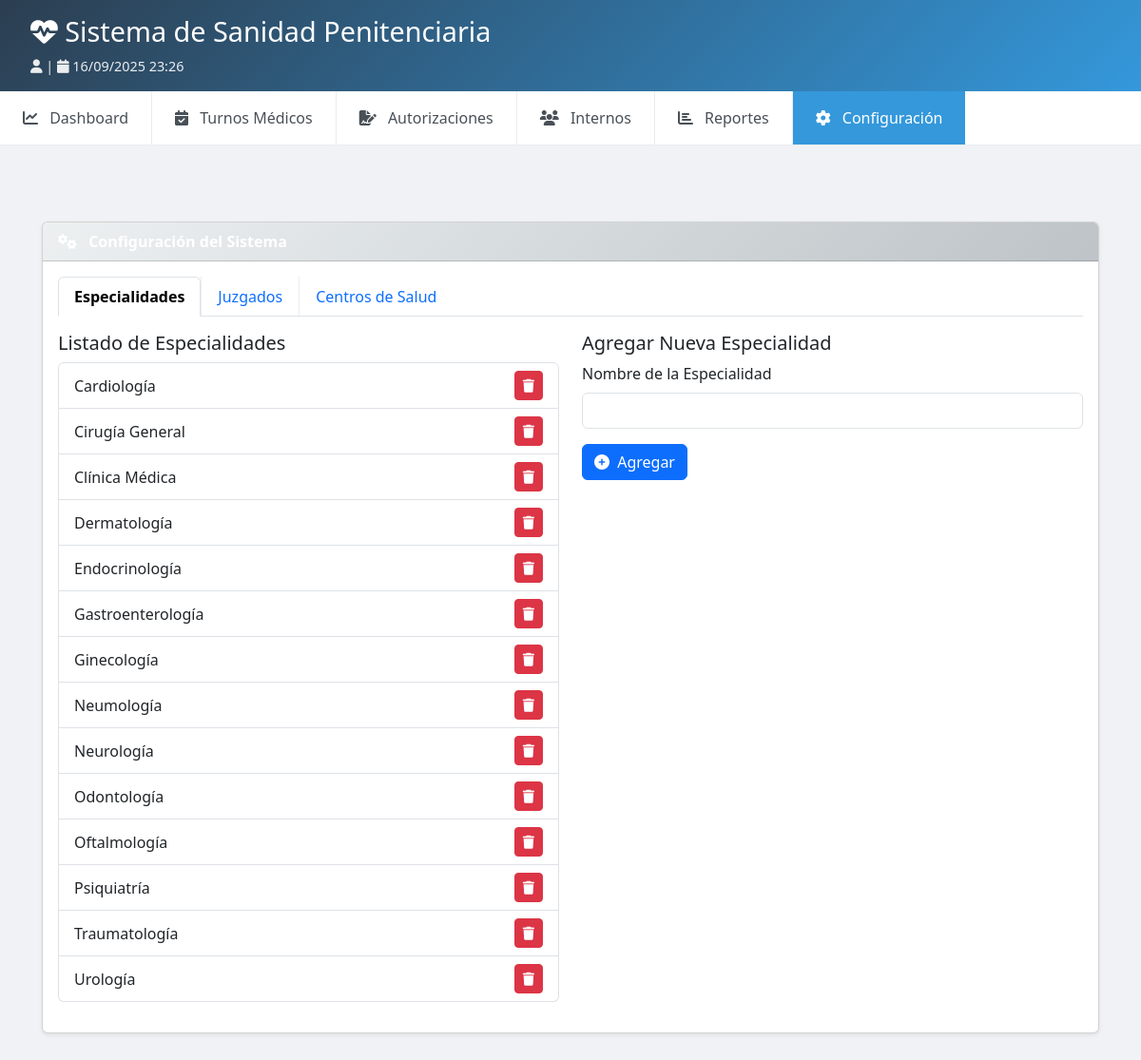
The page /?action=configuracion (signed in) on the database its author committed.
### tables this page shows
CREATE TABLE `especialidades` (
  `id` int(11) NOT NULL,
  `nombre` varchar(100) NOT NULL,
  `descripcion` text DEFAULT NULL,
  `requiere_estudios_previos` tinyint(1) DEFAULT 0,
  `estudios_requeridos` text DEFAULT NULL,
  `activo` tinyint(1) DEFAULT 1,
  `created_at` timestamp NOT NULL DEFAULT current_timestamp()
);

### controllers/ConfiguracionControllerSPP.php (called while the page is built, shortened)
<?php
require_once 'models/ConfiguracionSPP.php';
require_once 'config/database.php';
class ConfiguracionControllerSPP {
    private $configuracionModel;
    public function __construct() {
        $db = new Database();
        $this->configuracionModel = new ConfiguracionSPP($db);
    }
    public function getDatosConfiguracion() {
        try {
            $especialidades = $this->configuracionModel->getEspecialidades();
            $juzgados = $this->configuracionModel->getJuzgados();
            $centrosSalud = $this->configuracionModel->getCentrosSalud();
            return [
                'especialidades' => $especialidades,
                'juzgados' => $juzgados,
                'centros_salud' => $centrosSalud
            ];
        } catch (Exception $e) {
            error_log("Error al obtener datos de configuración: " . $e->getMessage());
            return [
                'especialidades' => [],
                'juzgados' => [],
                'centros_salud' => []
            ];
        }
    }
}

### config/database.php (called while the page is built, shortened)
<?php
class Database {
    private $host = 'localhost';
    private $dbname = 'spp';
    private $username = 'root';
    private $password = '';
    private $pdo;
    public function connect() {
        if ($this->pdo === null) {
            try {
                $dsn = "mysql:host={$this->host};dbname={$this->dbname};charset=utf8mb4";
                $this->pdo = new PDO($dsn, $this->username, $this->password);
                $this->pdo->setAttribute(PDO::ATTR_ERRMODE, PDO::ERRMODE_EXCEPTION);
                $this->pdo->setAttribute(PDO::ATTR_DEFAULT_FETCH_MODE, PDO::FETCH_ASSOC);
                $this->pdo->exec("SET time_zone = '-03:00'");
            } catch (PDOException $e) {
                error_log("Error de conexión a base de datos: " . $e->getMessage());
                die("Error de conexión: No se puede conectar a la base de datos");
            }
        }
        return $this->pdo;
    }
}

### models/ConfiguracionSPP.php (called while the page is built, shortened)
<?php
class ConfiguracionSPP {
    private $db;
    public function __construct($database) {
        $this->db = $database->connect();
    }
    public function getEspecialidades() {
        $sql = "SELECT * FROM especialidades ORDER BY nombre ASC";
        $stmt = $this->db->query($sql);
        return $stmt->fetchAll(PDO::FETCH_ASSOC);
    }
    public function getJuzgados() {
        $sql = "SELECT * FROM juzgado ORDER BY nombre ASC";
        $stmt = $this->db->query($sql);
        return $stmt->fetchAll(PDO::FETCH_ASSOC);
    }
    public function getCentrosSalud() {
        $sql = "SELECT * FROM centros_salud ORDER BY nombre ASC";
        $stmt = $this->db->query($sql);
        return $stmt->fetchAll(PDO::FETCH_ASSOC);
    }
}

### views/configuracion.php (the view, shortened to what this page needs)
<?php
require_once 'controllers/ConfiguracionControllerSPP.php';
$controller = new ConfiguracionControllerSPP();
$datos = $controller->getDatosConfiguracion();
$especialidades = $datos['especialidades'];
?>
<!DOCTYPE html>
<html lang="es">
<head>
    <link rel="stylesheet" href="https://cdn.jsdelivr.net/npm/bootstrap@5.3.0/dist/css/bootstrap.min.css">
    <link rel="stylesheet" href="https://cdnjs.cloudflare.com/ajax/libs/font-awesome/6.4.0/css/all.min.css">
</head>
<body>
    <div class="container my-5">
        <div class="card shadow-sm">
            <div class="card-header">
                <i class="fas fa-cogs me-2"></i>
                Configuración del Sistema
            </div>
            <div class="card-body">
                <ul class="nav nav-tabs" id="configTabs" role="tablist">
                    <li class="nav-item" role="presentation">
                        <button class="nav-link active" id="especialidades-tab" data-bs-toggle="tab" data-bs-target="#especialidades-pane" type="button" role="tab" aria-controls="especialidades-pane" aria-selected="true">Especialidades</button>
                    </li>
                    <li class="nav-item" role="presentation">
                        <button class="nav-link" id="juzgados-tab" data-bs-toggle="tab" data-bs-target="#juzgados-pane" type="button" role="tab" aria-controls="juzgados-pane" aria-selected="false">Juzgados</button>
                    </li>
                    <li class="nav-item" role="presentation">
                        <button class="nav-link" id="centros-tab" data-bs-toggle="tab" data-bs-target="#centros-pane" type="button" role="tab" aria-controls="centros-pane" aria-selected="false">Centros de Salud</button>
                    </li>
                </ul>
                <div class="tab-content pt-3" id="configTabsContent">
                    <div class="tab-pane fade show active" id="especialidades-pane" role="tabpanel" aria-labelledby="especialidades-tab" tabindex="0">
                        <div class="row">
                            <div class="col-md-6 mb-3">
                                <h5>Listado de Especialidades</h5>
                                <div class="list-group">
                                    <?php foreach ($especialidades as $e): ?>
                                        <div class="list-group-item d-flex justify-content-between align-items-center">
                                            <?= htmlspecialchars($e['nombre']) ?>
                                            <button class="btn btn-danger btn-sm" onclick="eliminar('especialidad', <?= $e['id'] ?>)"><i class="fas fa-trash"></i></button>
                                        </div>
                                    <?php endforeach; ?>
                                </div>
                            </div>
                            <div class="col-md-6 mb-3">
                                <h5>Agregar Nueva Especialidad</h5>
                                <form id="formEspecialidad">
                                    <div class="mb-3">
                                        <label for="nombreEspecialidad" class="form-label">Nombre de la Especialidad</label>
                                        <input type="text" class="form-control" id="nombreEspecialidad" name="nombre" required>
                                    </div>
                                    <button type="submit" class="btn btn-primary"><i class="fas fa-plus-circle me-1"></i> Agregar</button>
                                </form>
                            </div>
                        </div>
                    </div>
                </div>
            </div>
        </div>
    </div>
</body>
</html>

### index.php (style rules this page uses)
* { margin: 0; padding: 0; box-sizing: border-box; }
body { font-family: -apple-system, BlinkMacSystemFont, "Segoe UI", Roboto, sans-serif; background-color: #f8f9fa; line-height: 1.6; }
.nav { display: flex; list-style: none; margin: 0; padding: 0; }
.nav li { border-right: 1px solid #e9ecef; }
.nav li:last-child { border-right: none; }
.card { background: white; border-radius: 8px; box-shadow: 0 2px 15px rgba(0,0,0,0.08); margin-bottom: 1.5rem; overflow: hidden; }
.card-header { background: linear-gradient(135deg, #ecf0f1 0%, #bdc3c7 100%); padding: 1rem 1.5rem; border-bottom: 1px solid #e9ecef; }
.card-body { padding: 1.5rem; }
.form-control { width: 100%; padding: 0.5rem; border: 2px solid #e9ecef; border-radius: 4px; font-size: 0.9rem; transition: border-color 0.3s ease; }
.btn { padding: 0.5rem 1rem; border: none; border-radius: 4px; cursor: pointer; text-decoration: none; display: inline-block; font-size: 0.9rem; font-weight: 500; transition: all 0.3s ease; }
.btn-primary { background-color: #3498db; color: white; }
.btn-danger { background-color: #e74c3c; color: white; }

### views/configuracion.php (style rules this page uses)
body { background-color: #f0f2f5; }
.container { margin-top: 20px; }
.card-header { background-color: #007bff; color: white; font-weight: bold; }
.nav-link.active { font-weight: bold; }

### rows shown on the page
especialidades: nombre "Cardiología"
especialidades: nombre "Cirugía General"
especialidades: nombre "Clínica Médica"
especialidades: nombre "Dermatología"
especialidades: nombre "Endocrinología"
especialidades: nombre "Gastroenterología"
especialidades: nombre "Ginecología"
especialidades: nombre "Neumología"
especialidades: nombre "Neurología"
especialidades: nombre "Odontología"
especialidades: nombre "Oftalmología"
especialidades: nombre "Psiquiatría"
especialidades: nombre "Traumatología"
especialidades: nombre "Urología"
